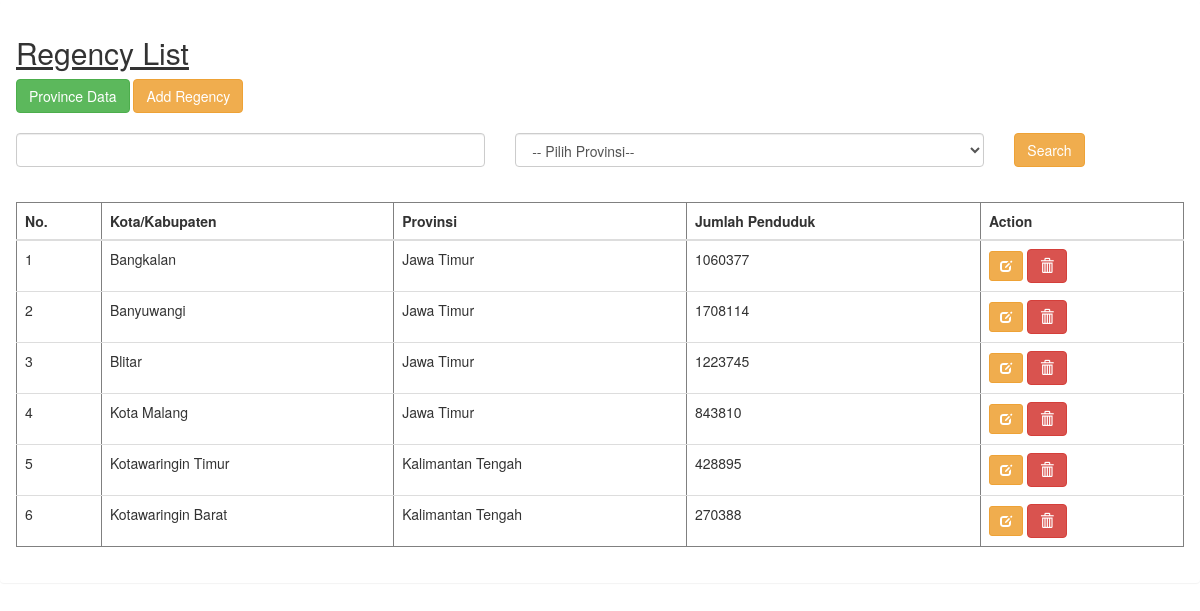
Page /index.php/regency/getFilteredRegency on the committed database.
### tables this page shows
CREATE TABLE `mt_regency` (
  `mt_regency_id` int(2) NOT NULL,
  `mt_province_id` int(2) NOT NULL,
  `mt_regency_name` varchar(100) NOT NULL,
  `total_population` int(10) NOT NULL,
  `created_at` datetime NOT NULL DEFAULT current_timestamp(),
  `updated_at` datetime DEFAULT current_timestamp() ON UPDATE current_timestamp()
);

CREATE TABLE `mt_province` (
  `mt_province_id` int(2) NOT NULL,
  `mt_province_name` varchar(100) NOT NULL,
  `created_at` datetime NOT NULL DEFAULT current_timestamp(),
  `updated_at` datetime DEFAULT current_timestamp() ON UPDATE current_timestamp()
);

### application/controllers/Regency.php (called while the page is built, shortened)
<?php
class Regency extends CI_Controller {
	function __construct()
	{
		$this->load->model('RegencyModel');
	}
	public function getAllRegency($payload = null)
	{
		$data['province']=$this->RegencyModel->getAllProvince();
		$data['regency']=$this->RegencyModel->getAllRegency($payload);
		$this->load->view('regency-list', $data);
	}
	public function getFilteredRegency()
	{
		$payload = array(
			'province' => $this->input->post('province'),
			'keyword' => $this->input->post('keyword')
		);
		$this->getAllRegency($payload);
	}
}

### index.php (called while the page is built, shortened)
<?php
require_once BASEPATH.'core/CodeIgniter.php';

### application/models/RegencyModel.php (called while the page is built, shortened)
<?php
class RegencyModel extends CI_Model {
	public function getAllProvince()
    {
		$this->db
			->select([
				'province.mt_province_id province_id',
				'province.mt_province_name province_name'
			])
			->from('mt_province province')
		;
		$query = $this->db->get();
        if ($query->num_rows()) {
            $data = $query->result();
        }
        return (array) ($data ?? []);
	}
	public function getAllRegency($payload)
    {
		$select = [
            'reg.mt_regency_id regency_id',
            'reg.mt_regency_name regency_name',
            'reg.total_population',
            'prov.mt_province_id province_id',
            'prov.mt_province_name province_name'
        ];
        $this->db->start_cache()
        ->from('mt_regency reg')
        ->join('mt_province prov', 'reg.mt_province_id = prov.mt_province_id', 'left')
        ;
        $this->db->stop_cache();
		$query = $this->db->select($select)->get();
        if ($query->num_rows()) {
            $data = $query->result();
        }
        return (array) ($data ?? []);
	}
}

### application/views/regency-list.php (shortened to what this page needs)
<!DOCTYPE html>
<html lang="en">
<head>
	<link rel="stylesheet" href="https://maxcdn.bootstrapcdn.com/bootstrap/3.4.1/css/bootstrap.min.css">
</head>
<body>
	<section class="panel">
		<div class="panel-body">
			<div class="x_title">
				<u><h2>Regency List</h2></u>
			</div>
			<a href="<?= base_url();?>Province" class="btn btn-success" >Province Data</a>
			<a class="btn btn-warning btn-add-regency" data-toggle="modal" data-target="#modal_add_regency">Add Regency</a><br><br>
			<div class="table-responsive">
				<table class="table regency_list" border="1">
					<thead>
						<th>No.</th>
						<th>Kota/Kabupaten</th>
						<th>Provinsi</th>
						<th>Jumlah Penduduk</th>
						<th>Action</th>
					</thead>
					<tbody>
						<?php
						$i=1;
						foreach ($regency as $reg)
						{
						?>
							<tr>
								<td><?php echo $i; ?></td>
								<td><?php echo $reg->regency_name;?></td>
								<td><?php echo $reg->province_name;?></td>
								<td><?php echo $reg->total_population;?></td>
								<td>
									<a class="btn btn-sm btn-warning" data-toggle="modal" data-target="#modal_edit_regency<?= $reg->regency_id;?>"><span class="glyphicon glyphicon-edit"></span></a>
									<a href="<?= base_url() ?>Regency/deleteRegency/<?= $reg->regency_id?>" class="btn btn-danger" onclick="return confirm('Apakah Anda Ingin Menghapus Data : <?=$reg->regency_name;?> ?');"><span class="glyphicon glyphicon-trash"></span></a>
								</td>
							</tr>
						<?php
						$i++;
						}
						?>
					</tbody>
				</table>
			</div>
		</div>
	</section>
</body>
</html>

### rows in the picture
mt_regency: mt_regency_name "Bangkalan", mt_province.mt_province_name "Jawa Timur", total_population "1060377"
mt_regency: mt_regency_name "Banyuwangi", mt_province.mt_province_name "Jawa Timur", total_population "1708114"
mt_regency: mt_regency_name "Blitar", mt_province.mt_province_name "Jawa Timur", total_population "1223745"
mt_regency: mt_regency_name "Kota Malang", mt_province.mt_province_name "Jawa Timur", total_population "843810"
mt_regency: mt_regency_name "Kotawaringin Timur", mt_province.mt_province_name "Kalimantan Tengah", total_population "428895"
mt_regency: mt_regency_name "Kotawaringin Barat", mt_province.mt_province_name "Kalimantan Tengah", total_population "270388"
